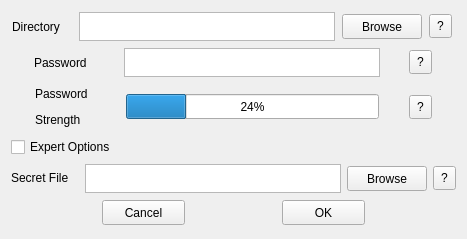
<?xml version="1.0" encoding="UTF-8"?>
<ui version="4.0">
 <class>Registration</class>
 <widget class="QWidget" name="Registration">
  <property name="geometry">
   <rect>
    <x>0</x>
    <y>0</y>
    <width>465</width>
    <height>239</height>
   </rect>
  </property>
  <property name="windowTitle">
   <string>Registation</string>
  </property>
  <layout class="QVBoxLayout" name="verticalLayout">
   <item>
    <layout class="QHBoxLayout" name="layout_directory">
     <item>
      <widget class="QLabel" name="directory_label">
       <property name="minimumSize">
        <size>
         <width>60</width>
         <height>29</height>
        </size>
       </property>
       <property name="maximumSize">
        <size>
         <width>60</width>
         <height>29</height>
        </size>
       </property>
       <property name="text">
        <string>Directory</string>
       </property>
      </widget>
     </item>
     <item>
      <widget class="QTextEdit" name="directory_edit">
       <property name="minimumSize">
        <size>
         <width>256</width>
         <height>29</height>
        </size>
       </property>
       <property name="maximumSize">
        <size>
         <width>256</width>
         <height>29</height>
        </size>
       </property>
      </widget>
     </item>
     <item>
      <widget class="QPushButton" name="directory_browse_button">
       <property name="minimumSize">
        <size>
         <width>80</width>
         <height>25</height>
        </size>
       </property>
       <property name="maximumSize">
        <size>
         <width>80</width>
         <height>25</height>
        </size>
       </property>
       <property name="text">
        <string>Browse</string>
       </property>
      </widget>
     </item>
     <item>
      <widget class="QToolButton" name="directory_help">
       <property name="minimumSize">
        <size>
         <width>23</width>
         <height>24</height>
        </size>
       </property>
       <property name="maximumSize">
        <size>
         <width>23</width>
         <height>24</height>
        </size>
       </property>
       <property name="text">
        <string>?</string>
       </property>
      </widget>
     </item>
    </layout>
   </item>
   <item>
    <layout class="QHBoxLayout" name="layout_password">
     <item>
      <widget class="QLabel" name="password_label">
       <property name="minimumSize">
        <size>
         <width>61</width>
         <height>29</height>
        </size>
       </property>
       <property name="maximumSize">
        <size>
         <width>61</width>
         <height>29</height>
        </size>
       </property>
       <property name="text">
        <string>Password</string>
       </property>
      </widget>
     </item>
     <item>
      <widget class="QTextEdit" name="password_edit">
       <property name="minimumSize">
        <size>
         <width>256</width>
         <height>29</height>
        </size>
       </property>
       <property name="maximumSize">
        <size>
         <width>256</width>
         <height>29</height>
        </size>
       </property>
      </widget>
     </item>
     <item>
      <widget class="QToolButton" name="password_help">
       <property name="minimumSize">
        <size>
         <width>23</width>
         <height>24</height>
        </size>
       </property>
       <property name="maximumSize">
        <size>
         <width>23</width>
         <height>24</height>
        </size>
       </property>
       <property name="text">
        <string>?</string>
       </property>
      </widget>
     </item>
    </layout>
   </item>
   <item>
    <layout class="QHBoxLayout" name="layout_strength">
     <item>
      <widget class="QLabel" name="strength_label">
       <property name="enabled">
        <bool>true</bool>
       </property>
       <property name="minimumSize">
        <size>
         <width>61</width>
         <height>46</height>
        </size>
       </property>
       <property name="maximumSize">
        <size>
         <width>61</width>
         <height>46</height>
        </size>
       </property>
       <property name="text">
        <string>&lt;html&gt;&lt;head/&gt;&lt;body&gt;&lt;p&gt;Password&lt;/p&gt;&lt;p&gt;Strength&lt;/p&gt;&lt;/body&gt;&lt;/html&gt;</string>
       </property>
       <property name="wordWrap">
        <bool>false</bool>
       </property>
       <property name="margin">
        <number>0</number>
       </property>
      </widget>
     </item>
     <item>
      <widget class="QProgressBar" name="strength_progress_bar">
       <property name="minimumSize">
        <size>
         <width>253</width>
         <height>25</height>
        </size>
       </property>
       <property name="maximumSize">
        <size>
         <width>253</width>
         <height>25</height>
        </size>
       </property>
       <property name="value">
        <number>24</number>
       </property>
       <property name="format">
        <string>%p%</string>
       </property>
      </widget>
     </item>
     <item>
      <widget class="QToolButton" name="strength_help_button">
       <property name="minimumSize">
        <size>
         <width>23</width>
         <height>24</height>
        </size>
       </property>
       <property name="maximumSize">
        <size>
         <width>23</width>
         <height>24</height>
        </size>
       </property>
       <property name="text">
        <string>?</string>
       </property>
      </widget>
     </item>
    </layout>
   </item>
   <item>
    <widget class="QCheckBox" name="expert_checkBox">
     <property name="text">
      <string>Expert Options</string>
     </property>
    </widget>
   </item>
   <item>
    <layout class="QHBoxLayout" name="layout_secret_file">
     <item>
      <widget class="QLabel" name="secret_label">
       <property name="minimumSize">
        <size>
         <width>68</width>
         <height>29</height>
        </size>
       </property>
       <property name="maximumSize">
        <size>
         <width>68</width>
         <height>29</height>
        </size>
       </property>
       <property name="text">
        <string>&lt;html&gt;&lt;head/&gt;&lt;body&gt;&lt;p&gt;Secret File&lt;/p&gt;&lt;/body&gt;&lt;/html&gt;</string>
       </property>
      </widget>
     </item>
     <item>
      <widget class="QTextEdit" name="secret_edit">
       <property name="minimumSize">
        <size>
         <width>256</width>
         <height>29</height>
        </size>
       </property>
       <property name="maximumSize">
        <size>
         <width>256</width>
         <height>29</height>
        </size>
       </property>
      </widget>
     </item>
     <item>
      <widget class="QPushButton" name="secret_button">
       <property name="minimumSize">
        <size>
         <width>80</width>
         <height>25</height>
        </size>
       </property>
       <property name="maximumSize">
        <size>
         <width>80</width>
         <height>25</height>
        </size>
       </property>
       <property name="text">
        <string>Browse</string>
       </property>
      </widget>
     </item>
     <item>
      <widget class="QToolButton" name="secret_help_button">
       <property name="minimumSize">
        <size>
         <width>23</width>
         <height>24</height>
        </size>
       </property>
       <property name="maximumSize">
        <size>
         <width>23</width>
         <height>24</height>
        </size>
       </property>
       <property name="text">
        <string>?</string>
       </property>
      </widget>
     </item>
    </layout>
   </item>
   <item>
    <layout class="QHBoxLayout" name="layout_ok_and_cancel">
     <item>
      <widget class="QPushButton" name="cancel_button">
       <property name="minimumSize">
        <size>
         <width>83</width>
         <height>25</height>
        </size>
       </property>
       <property name="maximumSize">
        <size>
         <width>83</width>
         <height>25</height>
        </size>
       </property>
       <property name="text">
        <string>Cancel</string>
       </property>
      </widget>
     </item>
     <item>
      <widget class="QPushButton" name="ok_button">
       <property name="minimumSize">
        <size>
         <width>83</width>
         <height>25</height>
        </size>
       </property>
       <property name="maximumSize">
        <size>
         <width>83</width>
         <height>25</height>
        </size>
       </property>
       <property name="text">
        <string>OK</string>
       </property>
      </widget>
     </item>
    </layout>
   </item>
  </layout>
 </widget>
 <resources/>
 <connections/>
</ui>
